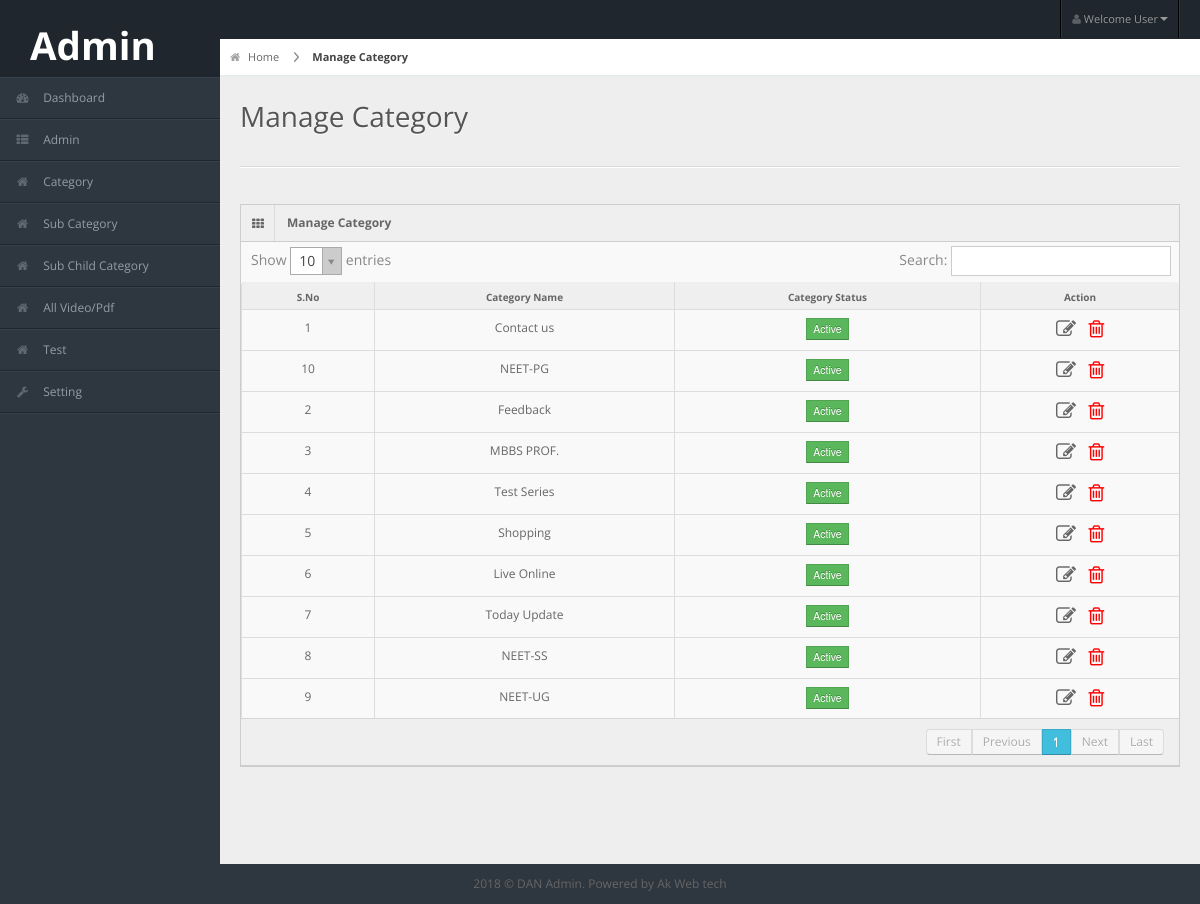
Page /manage_category.php on the committed database.
### tables this page shows
CREATE TABLE `category` (
  `id` int(11) NOT NULL,
  `category_name` varchar(100) NOT NULL,
  `category_image` varchar(50) NOT NULL,
  `status` int(11) NOT NULL,
  `created_on` date NOT NULL
);

### manage_category.php (the view, shortened to what this page needs)
<?php
$Category = mysql_query("SELECT * FROM category order by created_on desc");
?>
<!DOCTYPE html>
<html lang="en">
   <?php include("segment/head.php");?>
<body>
   <?php include("segment/header.php");?>
    <?php include("segment/left_sidebar.php");?>
<div id="content">
  <div id="content-header">
    <div id="breadcrumb"> <a href="dashboard.php" title="Go to Home" class="tip-bottom"><i class="icon-home"></i> Home</a> <a href="#" class="current">Manage Category</a> </div>
    <h1>Manage Category</h1>
  </div>
  <div class="container-fluid">
    <hr>
    <div class="row-fluid">
      <div class="span12">
        <div class="widget-box">
          <div class="widget-title"> <span class="icon"><i class="icon-th"></i></span>
            <h5>Manage Category</h5>
          </div>
          <div class="widget-content nopadding">
		  <div class="table-responsive">
            <table class="table table-bordered data-table">
              <thead>
                <tr>
                  <th>S.No</th>
                  <th>Category Name</th>
                  <th>Category Status </th>
                  <th>Action</th>
                </tr>
              </thead>
              <tbody>
			  <?php
			  $sn=1;
			  while($Category_detail = mysql_fetch_array($Category)){?>
                <tr class="gradeX<?=$Category_detail['id'];?>">
                  <td class="center"><?=$sn;?></td>
                  <td><?=ucfirst($Category_detail['category_name']);?></td>
                  <td><?php if($Category_detail['status']=='1'){ echo '<button class="btn btn-success btn-mini">Active</button>'; }else{ echo '<button class="btn btn-danger btn-mini">Inactive</button>';} ?></td>
                  <td><a href="edit_category.php?id=<?=base64_encode($Category_detail['id']);?>"><span class="icon-edit"><span></a> &nbsp;&nbsp;
				  <a href="javascript:void(0);" onclick="Delete('<?php print $Category_detail['id'];?>','<?php print "Category";?>')"><span class="icon-trash"><span></a></td>
                </tr>
			  <?php $sn++;} ?>
              </tbody>
            </table>
          </div>
          </div>
        </div>
      </div>
    </div>
  </div>
</div>
    <?php include("include/footer.php");?>
</body>
</html>

### css/matrix-style.css (style rules this page uses)
* { outline:none !important; -moz-outline: none !important; }
html, body { height:100% }
body { overflow-x: hidden; margin-top: -10px; font-family: 'Open Sans', sans-serif; font-size:12px; color:#666; }
a { color:#666; }
select, textarea, input[type="text"], input[type="password"], input[type="datetime"], input[type="datetime-local"], input[type="date"], input[type="month"], input[type="time"], input[type="week"], input[type="number"], input[type="email"], input[type="url"], input[type="search"], input[type="tel"], input[type="color"], .uneditable-input, .label, .dropdown-menu, .btn, .well, .progress, .table-bordered, .btn-group > .btn:first-child, .btn-group > .btn:last-child, .btn-group > .btn:last-child, .btn-group > .dropdown-toggle, .alert { border-radius:0px; }
.btn, textarea, input[type="text"], input[type="password"], input[type="datetime"], input[type="datetime-local"], input[type="date"], input[type="month"], input[type="time"], input[type="week"], input[type="number"], input[type="email"], input[type="url"], input[type="search"], input[type="tel"], input[type="color"], .uneditable-input { box-shadow:none; }
.progress, .progress-success .bar, .progress .bar-success, .progress-warning .bar, .progress .bar-warning, .progress-danger .bar, .progress .bar-danger, .progress-info .bar, .progress .bar-info, .btn, .btn-primary { background-image:none; }
hr { border-top-color:#dadada; }
#content { background: none repeat scroll 0 0 #eeeeee; margin-left: 220px; margin-right: 0; padding-bottom: 25px; position: relative; min-height:100%; width: auto; }
#content-header { position: abslute; width: 100%; margin-top: -38px; z-index: 20; }
#content-header h1 { color: #555555; font-size: 28px; font-weight: normal; float: none; text-shadow: 0 1px 0 #ffffff; margin-left: 20px; position: relative; }
#content-header h1, #content-header .btn-group { margin-top: 20px; }
#breadcrumb { background-color: #fff; border-bottom: 1px solid #e3ebed; }
#breadcrumb a { padding: 8px 20px 8px 10px; display: inline-block; background-image: url('../img/breadcrumb.png'); background-position: center right; background-repeat: no-repeat; font-size: 11px; color: #666666; }
#breadcrumb a:last-child { background-image:none; }
#breadcrumb a.current { font-weight: bold; color: #444444; }
#breadcrumb a i { margin-right: 5px; opacity: .6; }
.stat-boxes .peity_bar_good, .stat-boxes .peity_line_good, { color: #459D1C; }
.widget-box { background: none repeat scroll 0 0 #F9F9F9; border-left: 1px solid #CDCDCD; border-top: 1px solid #CDCDCD; border-right: 1px solid #CDCDCD; clear: both; margin-top: 16px; margin-bottom: 16px; position: relative; }
.widget-title, .modal-header, .table th, div.dataTables_wrapper .ui-widget-header { background:#efefef; border-bottom: 1px solid #CDCDCD; height: 36px; }
.widget-title span.icon { padding: 9px 10px 7px 11px; float: left; border-right:1px solid #dadada; }
.widget-title h5 { color: #666; float: left; font-size: 12px; font-weight: bold; padding: 12px; line-height: 12px; margin: 0; }
.widget-content { padding:15px; border-bottom: 1px solid #cdcdcd; }
.table th { height: auto; font-size: 10px; padding: 5px 10px 2px; border-bottom: 0; text-align: center; color: #666666; }
.nopadding { padding: 0 !important; }
.nopadding .table { margin-bottom: 0; }
.nopadding .table-bordered { border: 0; }
.icon-trash { font-size: 20px; color:red; }
.icon-edit { font-size: 20px; }
.dataTable td { text-align:center; }

### css/matrix-media.css (style rules this page uses)
body { background:#2E363F; }

### segment/head.php (style rules this page uses)
.table-responsive { min-height:.01%; overflow-x:auto }

### rows in the picture
category: category_name "Contact us", status "Active"
category: category_name "Feedback", status "Active"
category: category_name "MBBS PROF.", status "Active"
category: category_name "Test Series", status "Active"
category: category_name "Shopping", status "Active"
category: category_name "Live Online", status "Active"
category: category_name "Today Update", status "Active"
category: category_name "NEET-SS", status "Active"
category: category_name "NEET-UG", status "Active"
category: category_name "NEET-PG", status "Active"
